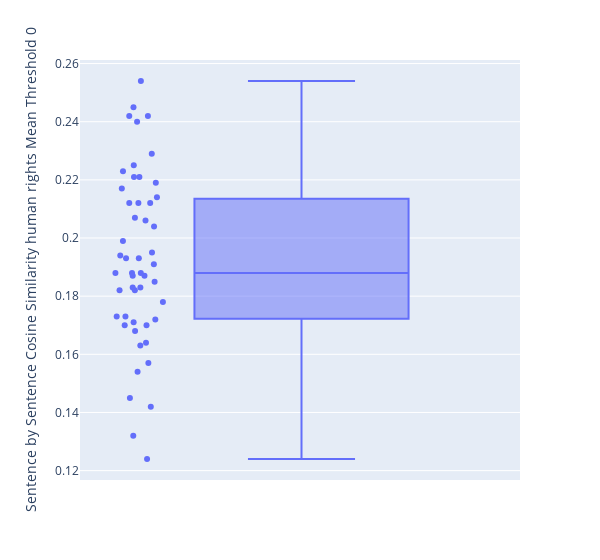

Source (notebook cell):
### Code cell
fig = px.box(tf_idf_sustainability_2_2, y="Sentence by Sentence Cosine Similarity human rights Mean Threshold 0", points = "all", width=600)
fig.show()

### Figure 1 — Plotly figure (JSON) as saved in the notebook; plotly's stock layout.template omitted (floating-point values rounded to 4 significant figures)
{"data": [{"alignmentgroup": "True", "boxpoints": "all", "hovertemplate": "Sentence by Sentence Cosine Similarity human rights Mean Threshold 0=%{y}<extra></extra>", "legendgroup": "", "marker": {"color": "#636efa"}, "name": "", "notched": false, "offsetgroup": "", "orientation": "v", "showlegend": false, "type": "box", "x0": " ", "xaxis": "x", "y": [0.182, 0.172, 0.171, 0.17, 0.254, 0.221, 0.194, 0.182, 0.183, 0.145, 0.199, 0.204, 0.185, 0.24, 0.219, 0.206, 0.191, 0.178, 0.214, 0.193, 0.188, 0.212, 0.173, 0.242, 0.223, 0.245, 0.132, 0.154, 0.142, 0.17, 0.183, 0.225, 0.188, 0.242, 0.187, 0.163, 0.173, 0.212, 0.157, 0.229, 0.212, 0.207, 0.193, 0.124, 0.221, 0.195, 0.217, 0.188, 0.164, 0.168, 0.187], "y0": " ", "yaxis": "y"}], "layout": {"boxmode": "group", "legend": {"tracegroupgap": 0}, "margin": {"t": 60}, "width": 600, "xaxis": {"anchor": "y", "domain": [0, 1]}, "yaxis": {"anchor": "x", "domain": [0, 1], "title": {"text": "Sentence by Sentence Cosine Similarity human rights Mean Threshold 0"}}}}
